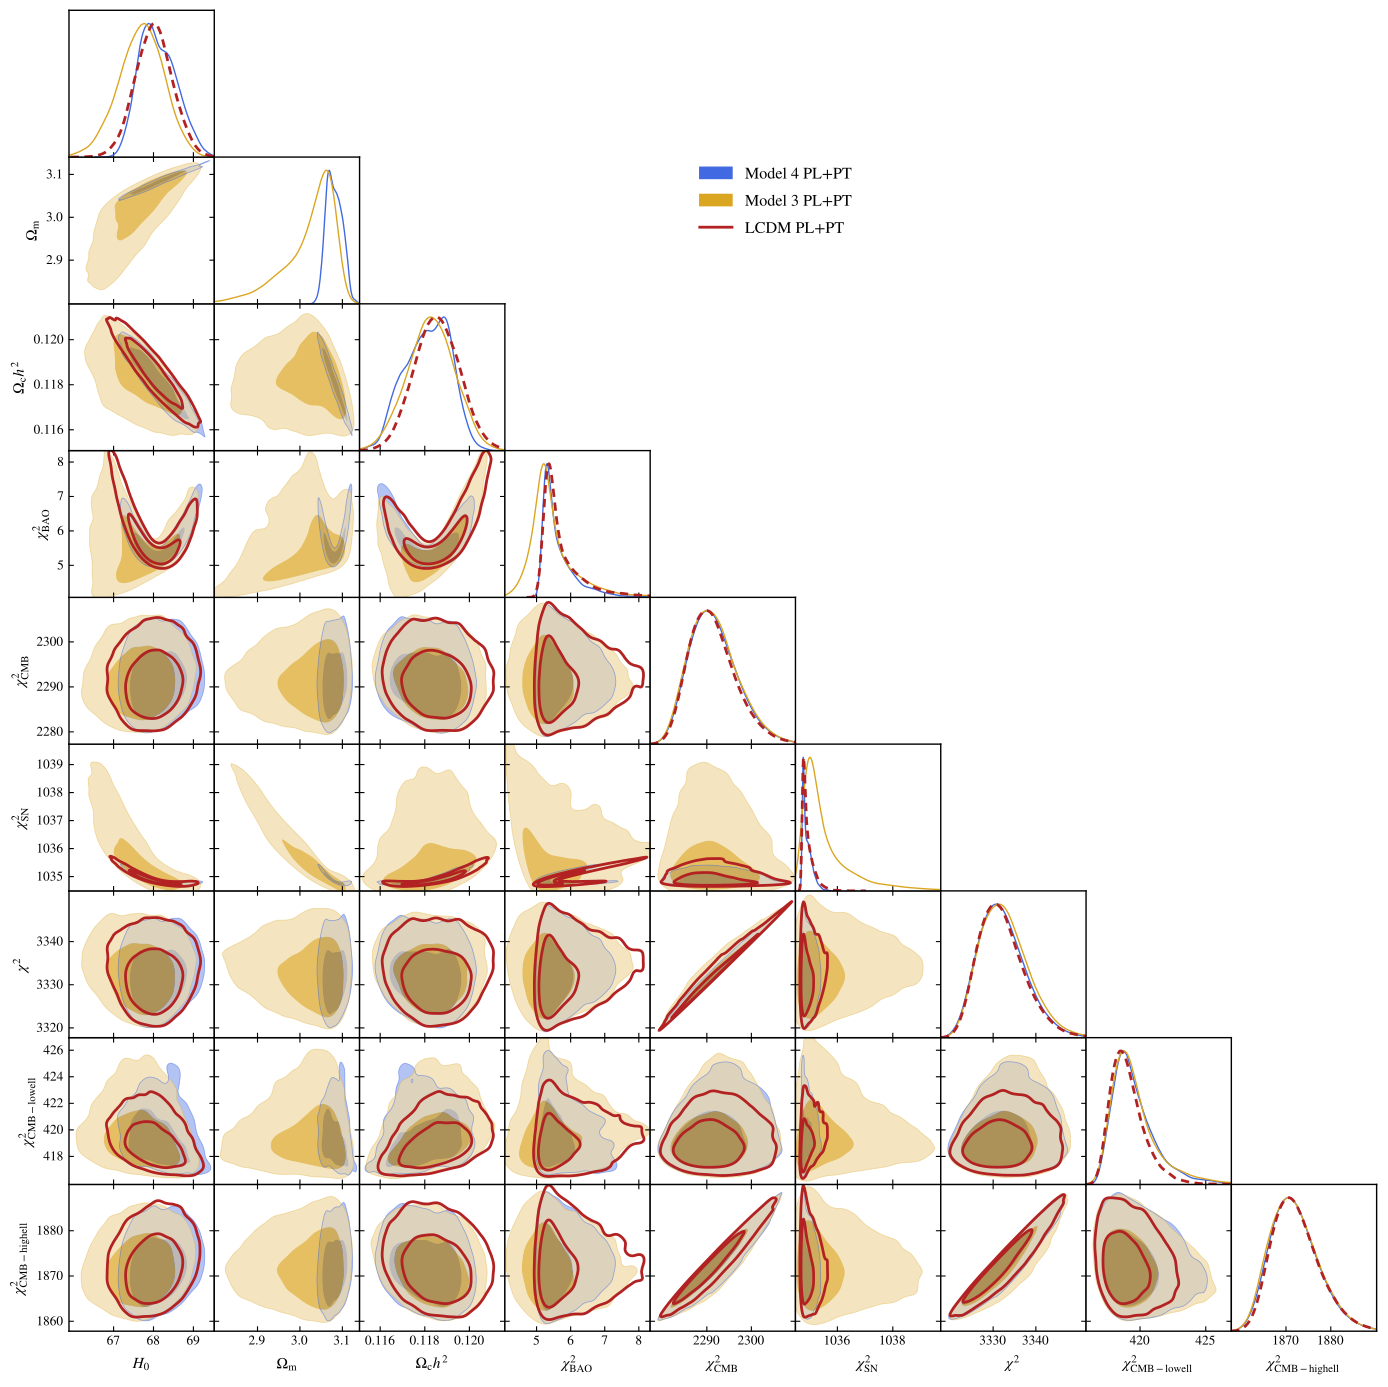

The Python source for this figure:
import getdist.plots as gplot
from getdist import MCSamples
from getdist import loadMCSamples
import os
import matplotlib
import subprocess
import matplotlib.pyplot as plt
import numpy as np

# GENERAL PLOT OPTIONS
matplotlib.rcParams['mathtext.fontset'] = 'stix'
matplotlib.rcParams['font.family'] = 'STIXGeneral'
matplotlib.rcParams['mathtext.rm'] = 'Bitstream Vera Sans'
matplotlib.rcParams['mathtext.it'] = 'Bitstream Vera Sans:italic'
matplotlib.rcParams['mathtext.bf'] = 'Bitstream Vera Sans:bold'
matplotlib.rcParams['xtick.bottom'] = True
matplotlib.rcParams['xtick.top'] = False
matplotlib.rcParams['ytick.right'] = False
matplotlib.rcParams['axes.edgecolor'] = 'black'
matplotlib.rcParams['axes.linewidth'] = '1.0'
matplotlib.rcParams['axes.labelsize'] = 'medium'
matplotlib.rcParams['axes.grid'] = True
matplotlib.rcParams['grid.linewidth'] = '0.0'
matplotlib.rcParams['grid.alpha'] = '0.18'
matplotlib.rcParams['grid.color'] = 'lightgray'
matplotlib.rcParams['legend.labelspacing'] = 0.77
matplotlib.rcParams['savefig.bbox'] = 'tight'
matplotlib.rcParams['savefig.format'] = 'pdf'

parameter = [u'H0',u'Omega_m',u'omegach2', u'chi2bao',u'chi2CMB', u'chi2sn', u'chi2',u'chi2CMBlowell',u'chi2CMBhighell']
chaindir=r'.'

root_chains = ('EXAMPLE_MCMC4','EXAMPLE_MCMC13','EXAMPLE_MCMC102')

#The previous run had 'scf_friction' : 5.7 (Omega_dr_max = 0.044) - 8. 7 (Omega_dr_min = 0.0008)
or_min = 0.0008
or_max = 0.044 

analysissettings={'smooth_scale_1D':0.15,'smooth_scale_2D':0.15,
'ignore_rows': u'0.5', 'range_confidence' : u'0.015'}

analysissettings2={'smooth_scale_1D':0.25,'smooth_scale_2D':0.25,
'ignore_rows': u'0.0', 'range_confidence' : u'0.015'}

samples=loadMCSamples('./' + root_chains[0], settings=analysissettings)
samples.deleteZeros()
samples.ranges.setRange('Omega0_da_dr', [or_min, or_max])
samples.thin(factor = int(len(samples.weights)/20000))
p = samples.getParams()
samples.saveAsText('.VM_P7_TMP1')
samples=loadMCSamples('./' + '.VM_P7_TMP1',settings=analysissettings2)

samples.addDerived(p.chi2__planck_2018_lowl.TT + 
  p.chi2__planck_2018_lowl.EE + p.chi2__planck_2018_highl_plik.TTTEEE, 
  name='chi2CMB',label='{\\chi^2_{\\mathrm{CMB}}}')

samples.addDerived(p.chi2__planck_2018_lowl.TT + 
  p.chi2__planck_2018_lowl.EE, 
  name='chi2CMBlowell',label='{\\chi^2_{\\mathrm{CMB-lowell}}}')
samples.addDerived( p.chi2__planck_2018_highl_plik.TTTEEE, 
  name='chi2CMBhighell',label='{\\chi^2_{\\mathrm{CMB-highell}}}')

samples.addDerived(p.chi2__sn.pantheon, 
  name='chi2sn',label='{\\chi^2_{\\mathrm{SN}}}')
samples.addDerived(p.chi2__bao.sdss_dr12_consensus_bao + p.chi2__bao.sdss_dr7_mgs, 
  name='chi2bao',label='{\\chi^2_{\\mathrm{BAO}}}')
samples.saveAsText('.VM_P7_TMP1')


samples=loadMCSamples('./' + root_chains[1], settings=analysissettings)
samples.deleteZeros()
samples.thin(factor = int(len(samples.weights)/20000))
p = samples.getParams()
samples.saveAsText('.VM_P7_TMP2')
samples=loadMCSamples('./' + '.VM_P7_TMP2',settings=analysissettings2)
samples.addDerived(p.chi2__planck_2018_lowl.TT + 
  p.chi2__planck_2018_lowl.EE + p.chi2__planck_2018_highl_plik.TTTEEE, 
  name='chi2CMB',label='{\\chi^2_{\\mathrm{CMB}}}')
samples.addDerived(p.chi2__sn.pantheon, 
  name='chi2sn',label='{\\chi^2_{\\mathrm{SN}}}')
samples.addDerived(p.chi2__bao.sdss_dr12_consensus_bao + p.chi2__bao.sdss_dr7_mgs, 
  name='chi2bao',label='{\\chi^2_{\\mathrm{BAO}}}')

samples.addDerived(p.chi2__planck_2018_lowl.TT + 
  p.chi2__planck_2018_lowl.EE, 
  name='chi2CMBlowell',label='{\\chi^2_{\\mathrm{CMB-lowell}}}')
samples.addDerived( p.chi2__planck_2018_highl_plik.TTTEEE, 
  name='chi2CMBhighell',label='{\\chi^2_{\\mathrm{CMB-highell}}}')

oscf_min = 0.0
oscf_max = 2.0 #any reasonable number
samples.ranges.setRange('Omega0_scf_ke', [oscf_min, oscf_max])
samples.saveAsText('.VM_P7_TMP2')


samples=loadMCSamples('./' + root_chains[2], settings=analysissettings)
samples.deleteZeros()
samples.thin(factor = int(len(samples.weights)/20000))
p = samples.getParams()
samples.saveAsText('.VM_P7_TMP3')
samples=loadMCSamples('./' + '.VM_P7_TMP3',settings=analysissettings2)
samples.addDerived(p.chi2__planck_2018_lowl.TT + 
  p.chi2__planck_2018_lowl.EE + p.chi2__planck_2018_highl_plik.TTTEEE, 
  name='chi2CMB',label='{\\chi^2_{\\mathrm{CMB}}}')
samples.addDerived(p.chi2__sn.pantheon, 
  name='chi2sn',label='{\\chi^2_{\\mathrm{SN}}}')
samples.addDerived(p.chi2__bao.sdss_dr12_consensus_bao + p.chi2__bao.sdss_dr7_mgs, 
  name='chi2bao',label='{\\chi^2_{\\mathrm{BAO}}}')

samples.addDerived(p.chi2__planck_2018_lowl.TT + 
  p.chi2__planck_2018_lowl.EE, 
  name='chi2CMBlowell',label='{\\chi^2_{\\mathrm{CMB-lowell}}}')
samples.addDerived( p.chi2__planck_2018_highl_plik.TTTEEE, 
  name='chi2CMBhighell',label='{\\chi^2_{\\mathrm{CMB-highell}}}')

#samples.addDerived(p.omegam, name='Omega_m',label='{\\Omega_{\\mathrm{m}}}')
oscf_min = 0.0
oscf_max = 2.0 #any reasonable number
samples.ranges.setRange('Omega0_scf_ke', [oscf_min, oscf_max])
samples.saveAsText('.VM_P7_TMP3')


#GET DIST PLOT SETUP
g=gplot.getSubplotPlotter(chain_dir=chaindir, analysis_settings=analysissettings2,width_inch=14.0)
g.settings.lw_contour = 1.2
g.settings.legend_rect_border = False
g.settings.figure_legend_frame = False
g.settings.axes_fontsize = 13.5
g.settings.legend_fontsize = 15.5
g.settings.alpha_filled_add = 0.7
g.settings.lab_fontsize=15
g.legend_labels=False

param_3d = None
g.triangle_plot(['.VM_P7_TMP1','.VM_P7_TMP2','.VM_P7_TMP3'],parameter,
plot_3d_with_param=param_3d,line_args=[
{'lw': 1.0,'ls': 'solid', 'color':'royalblue'},
{'lw': 1.5,'ls': 'solid', 'color':'goldenrod'},
{'lw': 2.5,'ls': '--', 'color':'firebrick'}],
contour_colors=['royalblue','goldenrod','firebrick'],
contour_lws=[1.0,1.0,2.0],
filled=(True, True, False), shaded=False,
legend_labels=['Model 4 PL+PT','Model 3 PL+PT', 'LCDM PL+PT'],
legend_loc=(0.5,0.825),
imax_shaded=0)
g.export()
